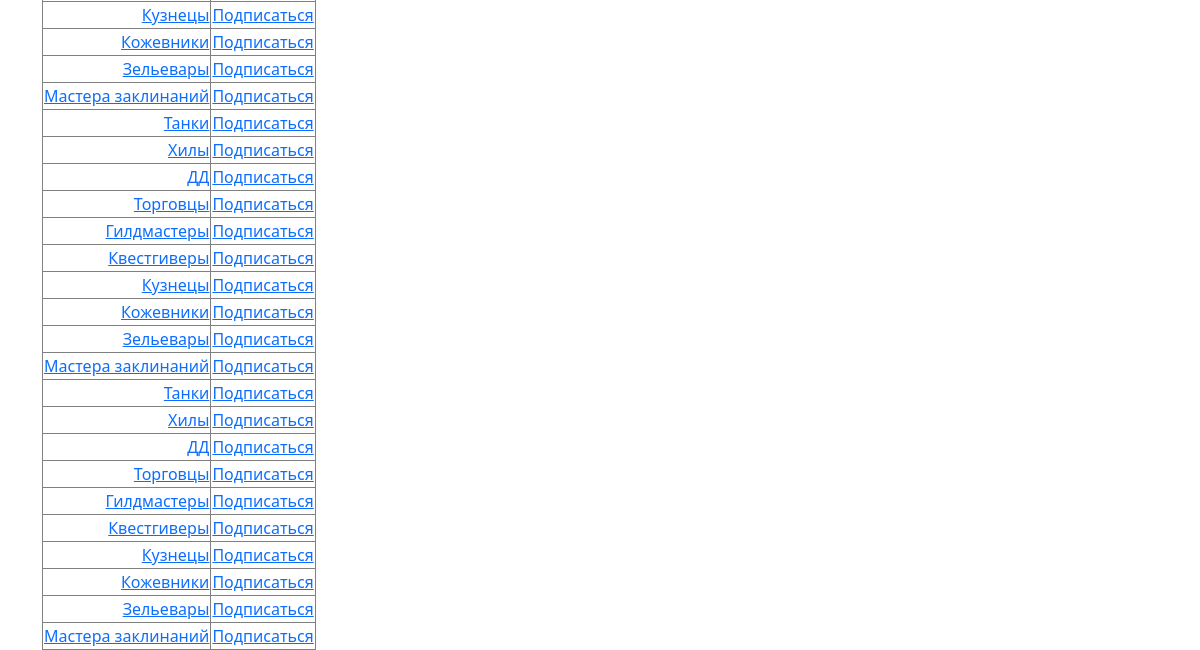
/categories (signed in, lower part), run on an earlier commit of the app's database.
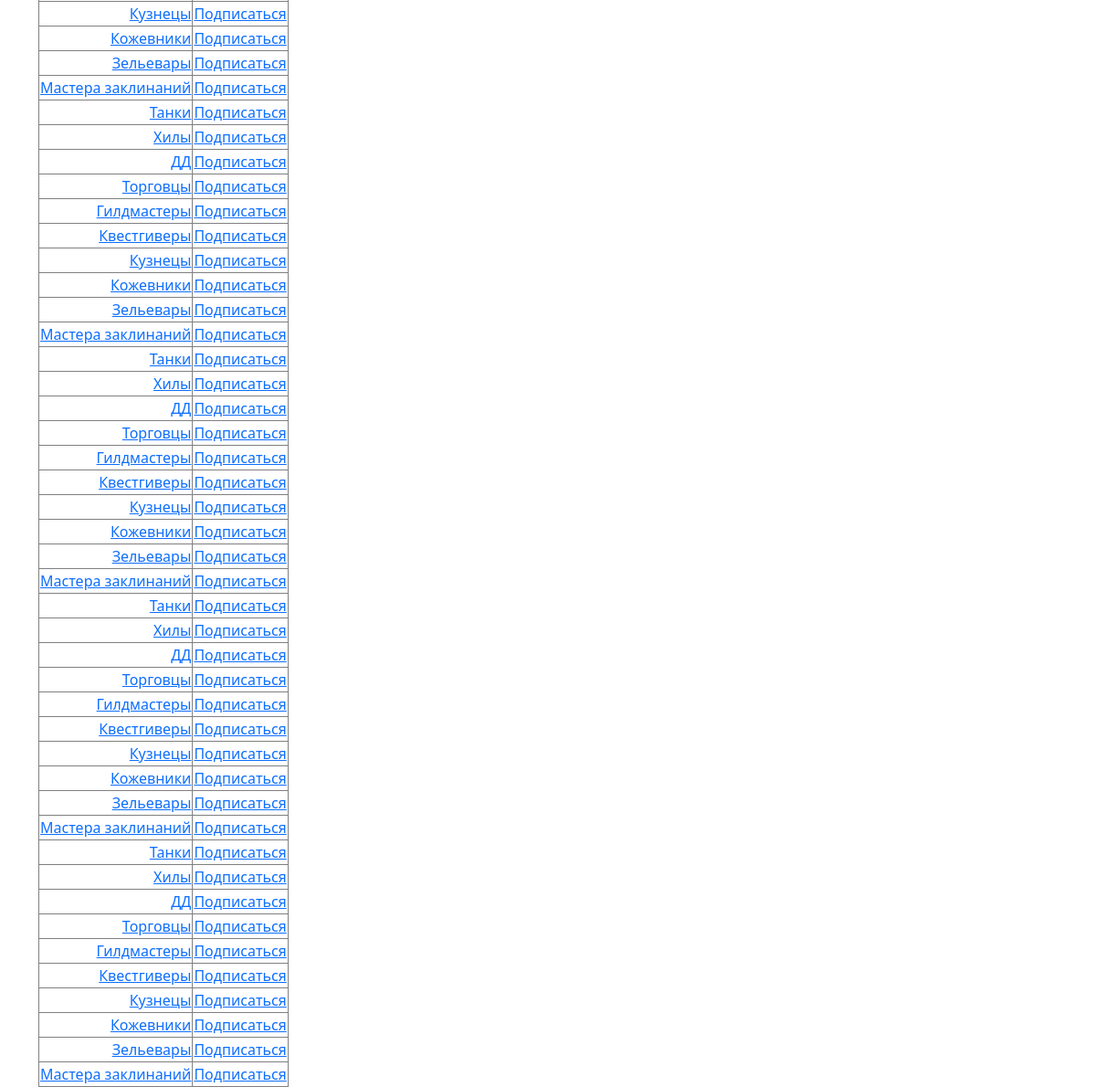
And on a later commit of the database.
### app/models.py (models this page shows, shortened)
class Category(models.Model):
    name = models.CharField(max_length=100)
    subscribers = models.ManyToManyField(User)
    @property
    def get_subscribers_id(self):
        return self.subscribers.all().values_list('pk', flat=True)
    def __str__(self):
        return self.name

### app/views.py (the view)
# urls.py: path('categories', CategoryList.as_view(), name='category_list'),
class CategoryList(LoginRequiredMixin, ListView):
    model = Category
    template_name = 'app/category_list.html'
    def get_context_data(self, **kwargs):
        context = super().get_context_data(**kwargs)
        return context

### templates/app/category_list.html (shortened to what this page needs)
{% extends "default.html" %}
{% block content %}
<table>
{% for category in object_list %}
    <tr>
        <td>
            <a href="{% url 'post_list' %}?category={{ category.pk }}">{{ category }}</a>
        </td>
        <td>
            {% if user.pk in category.get_subscribers_id %}
                <a href="{% url 'category_unsubscribe' category.pk %}">Отписаться</a>
            {% else %}
                <a href="{% url 'category_subscribe' category.pk %}">Подписаться</a>
            {% endif %}
        </td>
    </tr>
{% endfor %}
</table>
{% endblock content %}

### templates/default.html (shortened to what this page needs)
<!DOCTYPE html>
<html lang="en">
    <head>
        {% load static %}
        <link href="{% static 'css/styles.css' %}" rel="stylesheet" />
    </head>
    <body>
        <div class="container">
             {% block content %}
             {% endblock content %}
        </div>
    </body>
</html>

What changed in the data, as far as the page shows it:
added Category: name "Танки", shows "Подписаться"
added Category: name "Хилы", shows "Подписаться"
added Category: name "ДД", shows "Подписаться"
added Category: name "Торговцы", shows "Подписаться"
added Category: name "Гилдмастеры", shows "Подписаться"
added Category: name "Квестгиверы", shows "Подписаться"
added Category: name "Кузнецы", shows "Подписаться"
added Category: name "Кожевники", shows "Подписаться"
added Category: name "Зельевары", shows "Подписаться"
added Category: name "Мастера заклинаний", shows "Подписаться"
added Category: name "Танки", shows "Подписаться"
added Category: name "Хилы", shows "Подписаться"
added Category: name "ДД", shows "Подписаться"
added Category: name "Торговцы", shows "Подписаться"
added Category: name "Гилдмастеры", shows "Подписаться"
added Category: name "Квестгиверы", shows "Подписаться"
added Category: name "Кузнецы", shows "Подписаться"
added Category: name "Кожевники", shows "Подписаться"
added Category: name "Зельевары", shows "Подписаться"
added Category: name "Мастера заклинаний", shows "Подписаться"
